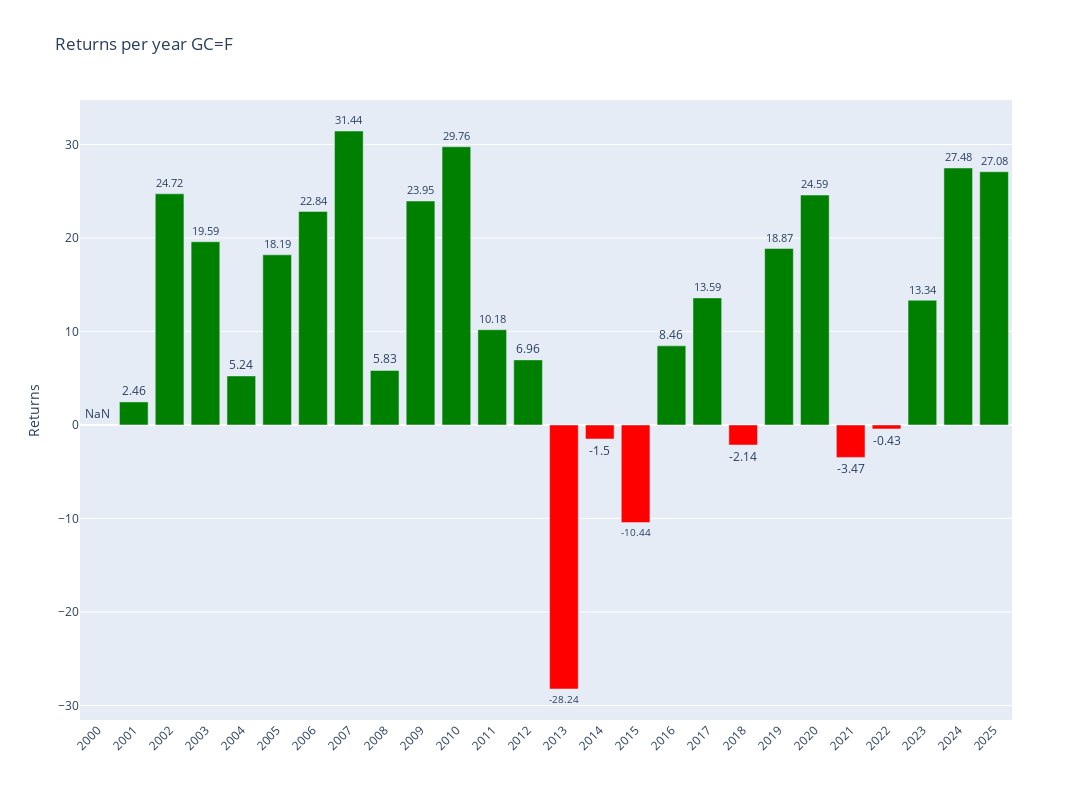

Notebook code cell kept with this figure:
### Code cell
# Plotly
fig = make_subplots()

# Add colors
colors = ['green' if x >= 0 else 'red' for x in annual_data['Return']]

# Graph (1,1)
fig.add_trace(go.Bar(y=annual_data['Return'],x=annual_data['Return'].index,text=round(annual_data['Return'],2),textposition='outside',marker_color=colors,hoverinfo='skip'),row=1,col=1)

# Update xaxis properties
fig.update_yaxes(title_text="Returns", row=1, col=1)

fig.update_layout(xaxis=dict(tickvals=annual_data.index,tickangle=-45),height=800, width=1300,title=f"Returns per year {ticker}")

fig.show()

### Figure 1 — Plotly figure (JSON) as saved in the notebook; plotly's stock layout.template omitted (floating-point values rounded to 4 significant figures)
{"data": [{"hoverinfo": "skip", "marker": {"color": ["red", "green", "green", "green", "green", "green", "green", "green", "green", "green", "green", "green", "green", "red", "red", "red", "green", "green", "red", "green", "green", "red", "red", "green", "green", "green"]}, "text": [NaN, 2.46, 24.72, 19.59, 5.24, 18.19, 22.84, 31.44, 5.83, 23.95, 29.76, 10.18, 6.96, -28.24, -1.5, -10.44, 8.46, 13.59, -2.14, 18.87, 24.59, -3.47, -0.43, 13.34, 27.48, 27.08], "textposition": "outside", "type": "bar", "x": [2000, 2001, 2002, 2003, 2004, 2005, 2006, 2007, 2008, 2009, 2010, 2011, 2012, 2013, 2014, 2015, 2016, 2017, 2018, 2019, 2020, 2021, 2022, 2023, 2024, 2025], "xaxis": "x", "y": [NaN, 2.463, 24.72, 19.59, 5.244, 18.19, 22.84, 31.44, 5.833, 23.95, 29.76, 10.18, 6.961, -28.24, -1.498, -10.44, 8.46, 13.59, -2.143, 18.87, 24.59, -3.465, -0.4268, 13.34, 27.48, 27.08], "yaxis": "y"}], "layout": {"height": 800, "title": {"text": "Returns per year GC=F"}, "width": 1300, "xaxis": {"anchor": "y", "domain": [0, 1], "tickangle": -45, "tickvals": [2000, 2001, 2002, 2003, 2004, 2005, 2006, 2007, 2008, 2009, 2010, 2011, 2012, 2013, 2014, 2015, 2016, 2017, 2018, 2019, 2020, 2021, 2022, 2023, 2024, 2025]}, "yaxis": {"anchor": "x", "domain": [0, 1], "title": {"text": "Returns"}}}}
